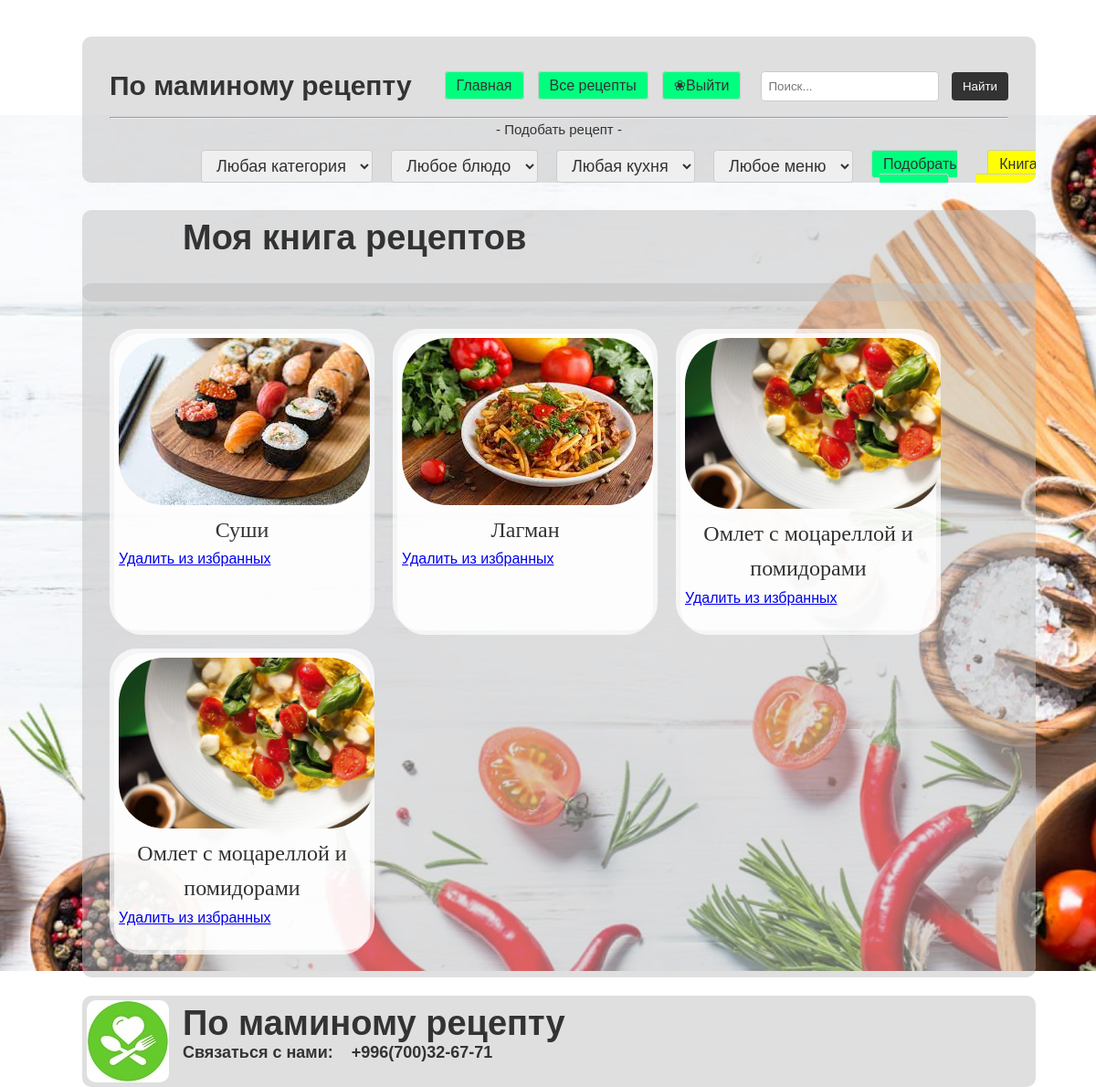
Page /favorite_recipes/ (signed in) on the committed database.
### crm/models.py (models this page shows, shortened)
class FavoriteRecipe(models.Model):
    user = models.ForeignKey(User, on_delete=models.CASCADE)
    recipe = models.ForeignKey(Dishes, on_delete=models.CASCADE)

class Dishes(models.Model):
    dish_dt = models.DateTimeField(auto_now=True)
    dish_name = models.CharField(max_length=200, verbose_name="Name of dish")
    dish_info = models.TextField(verbose_name="Information")
    dish_image = models.ImageField(upload_to="templates/media/", default='templates/static/image/image4.jpg')
    nationality = models.ManyToManyField(Nationality ,verbose_name='Nationality')
    category = models.ManyToManyField(Category, verbose_name='Category of dish')
    menu = models.ManyToManyField(Menu, verbose_name="Menu")
    products = models.CharField(max_length=200,verbose_name="Products",default='Ech balya')
    bludo = models.ManyToManyField(Bludo)
    class Meta:
        verbose_name = "Dish"
        verbose_name_plural = "Dishes"

### crm/views.py (the view)
# urls.py: path('favorite_recipes/', views.favorite_recipes, name='favorite_recipes'),
def favorite_recipes(request):
    user = request.user
    favorite_recipes = FavoriteRecipe.objects.filter(user=user)
    return render(request, 'favorite_recipes.html', {'favorite_recipes': favorite_recipes})

### templates/favorite_recipes.html
{% extends 'base.html' %}
{% block content %}
<body>
<footer class="foot">
    <h1>Моя книга рецептов</h1>
</footer>
<div class="receip_panel">
{% for object in favorite_recipes %}
    <div class="object" data-object-id="{{ object.recipe.id }}">
        <div id="con" class="tail">
            <a href="{% url 'detail2' object.recipe.id %}">
                <img src="{{ object.recipe.dish_image.url }}">
            </a>
            <p>{{ object.recipe.dish_name }}</p>
            <a  href="{% url 'remove_from_favorites' object.recipe.id %}">Удалить из избранных</a>
        </div>
    </div>
{% endfor %}
</div>
    <footer class="foot">
        <img src="/static/image/icon.jpg">
        <h1>По маминому рецепту</h1>
        <h2>Связаться с нами:&nbsp;&nbsp;&nbsp;&nbsp;+996(700)32-67-71</h2>
    </footer>
</body>
{% endblock %}

### templates/static/css/styles.css (style rules this page uses)
* { margin: 0; padding: 0; box-sizing: border-box; }
img { border-radius: 50px; max-width: 300px; max-height: 300px; }
body { font-family: Arial, sans-serif; line-height: 1.6; color: #333; }
footer { height: 100px; width: 87vw; position: relative; top: 70px; left:90px; border-radius: 10px; background-color: rgba(192, 192, 192, 0.5); padding: 20px; text-align: center; font-size: 12px; color: #666; }
.foot img { position: absolute; top: 5px; left: 5px; border-radius: 10px; max-height: 200px; max-width: 135px; }
.foot h1 { position: absolute; top:0px; left:110px; font-size: 38px; font-weight: bold; color: #333; text-decoration: none; }
.foot h2 { position: absolute; top:48px; left: 110px; fornt-size:20px; color: #333; }

### templates/static/css/page_style.css (style rules this page uses)
.receip_panel { position: relative; top: 50px; left: 90px; border-radius: 10px; background-color: rgba(192,192,192,0.5); padding: 30px; width: 87vw; overflow: auto; display: flex; flex-wrap: wrap; }
.receip_panel > div { margin-right: 20px; margin-top: 20px; }
.receip_panel img { position: relative; border-radius: 50px; max-width: 280px; max-height: 280px; }
.receip_panel p { font-size: 24px; font-family: cursive; text-align: center; }
.receip_panel div { position: relative; border-radius: 30px; border-color: darkblue; background-color: rgba(255, 255, 255, 0.7); padding: 5px; height: 330px; max-width: 290px; }

### templates/base.html (style rules this page uses)
body { background-image: url("/static/image/background.jpg"); background-size: 1680px; background-position: center; background-repeat: no-repeat; background-attachment: fixed; }

### rows in the picture
FavoriteRecipe: recipe.dish_image (picture), recipe.dish_name "Суши"
FavoriteRecipe: recipe.dish_image (picture), recipe.dish_name "Лагман"
FavoriteRecipe: recipe.dish_image (picture), recipe.dish_name "Омлет с моцареллой и помидорами"
FavoriteRecipe: recipe.dish_image (picture), recipe.dish_name "Омлет с моцареллой и помидорами"
